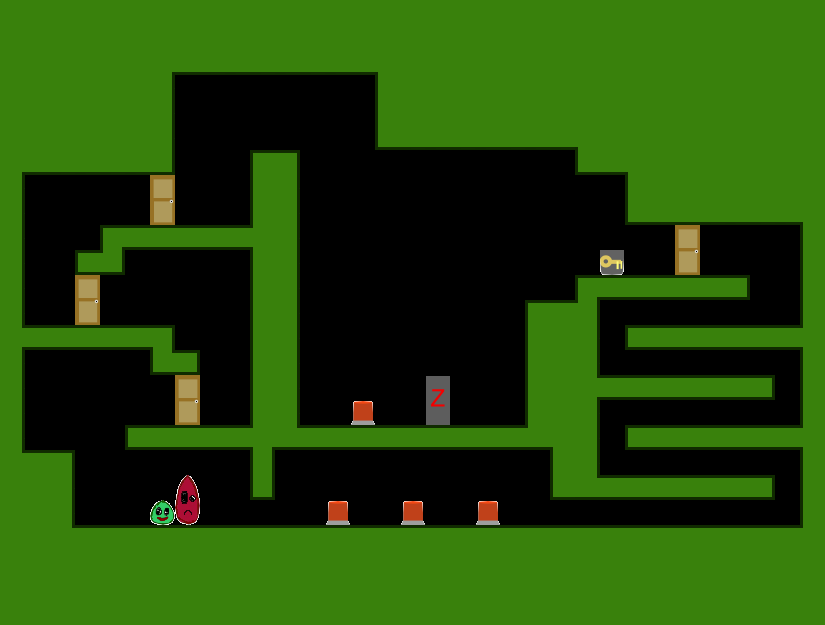

A level layout from a 2D game, rendered from its tile map. Below: a short description, then the map file with tile-grid data replaced by summaries:
An orthogonal 33x25 tile map with 25x25 px tiles, 1 tile layer (Kachelebene 1).

<map version="1.0" orientation="orthogonal" width="33" height="25" tilewidth="25" tileheight="25">
 <tileset firstgid="1" name="Tileset" tilewidth="25" tileheight="25">
  <image source="../../img/Tileset.png" width="400" height="250" />
 </tileset>
 <layer name="Kachelebene 1" width="33" height="25">
  <properties>
   <property name="Buttons" value="" />
   <property name="Doors" value="" />
  </properties>
  <data>[825 cells, 502 non-empty, 38 distinct tile ids]</data>
 </layer>
</map>
